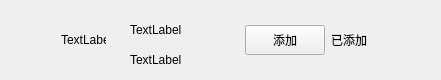
<?xml version="1.0" encoding="UTF-8"?>
<ui version="4.0">
 <class>ApplyFriendItem</class>
 <widget class="QWidget" name="ApplyFriendItem">
  <property name="geometry">
   <rect>
    <x>0</x>
    <y>0</y>
    <width>400</width>
    <height>80</height>
   </rect>
  </property>
  <property name="minimumSize">
   <size>
    <width>0</width>
    <height>80</height>
   </size>
  </property>
  <property name="maximumSize">
   <size>
    <width>16777215</width>
    <height>80</height>
   </size>
  </property>
  <property name="windowTitle">
   <string>Form</string>
  </property>
  <layout class="QHBoxLayout" name="horizontalLayout">
   <item>
    <spacer name="horizontalSpacer">
     <property name="orientation">
      <enum>Qt::Orientation::Horizontal</enum>
     </property>
     <property name="sizeType">
      <enum>QSizePolicy::Policy::Fixed</enum>
     </property>
     <property name="sizeHint" stdset="0">
      <size>
       <width>50</width>
       <height>20</height>
      </size>
     </property>
    </spacer>
   </item>
   <item>
    <widget class="QLabel" name="icon_lb">
     <property name="minimumSize">
      <size>
       <width>45</width>
       <height>45</height>
      </size>
     </property>
     <property name="maximumSize">
      <size>
       <width>45</width>
       <height>45</height>
      </size>
     </property>
     <property name="text">
      <string>TextLabel</string>
     </property>
    </widget>
   </item>
   <item>
    <widget class="QWidget" name="widget" native="true">
     <layout class="QHBoxLayout" name="horizontalLayout_2">
      <property name="topMargin">
       <number>2</number>
      </property>
      <property name="bottomMargin">
       <number>2</number>
      </property>
      <item>
       <widget class="QWidget" name="widget_2" native="true">
        <property name="minimumSize">
         <size>
          <width>0</width>
          <height>0</height>
         </size>
        </property>
        <property name="maximumSize">
         <size>
          <width>16777215</width>
          <height>16777215</height>
         </size>
        </property>
        <layout class="QVBoxLayout" name="verticalLayout">
         <property name="spacing">
          <number>10</number>
         </property>
         <property name="topMargin">
          <number>2</number>
         </property>
         <property name="bottomMargin">
          <number>2</number>
         </property>
         <item>
          <widget class="QLabel" name="user_name_lb">
           <property name="minimumSize">
            <size>
             <width>100</width>
             <height>30</height>
            </size>
           </property>
           <property name="maximumSize">
            <size>
             <width>200</width>
             <height>30</height>
            </size>
           </property>
           <property name="text">
            <string>TextLabel</string>
           </property>
          </widget>
         </item>
         <item>
          <widget class="QLabel" name="user_chat_lb">
           <property name="minimumSize">
            <size>
             <width>100</width>
             <height>30</height>
            </size>
           </property>
           <property name="maximumSize">
            <size>
             <width>500</width>
             <height>30</height>
            </size>
           </property>
           <property name="text">
            <string>TextLabel</string>
           </property>
          </widget>
         </item>
        </layout>
       </widget>
      </item>
      <item>
       <widget class="ClickedBtn" name="addBtn">
        <property name="minimumSize">
         <size>
          <width>80</width>
          <height>30</height>
         </size>
        </property>
        <property name="maximumSize">
         <size>
          <width>80</width>
          <height>30</height>
         </size>
        </property>
        <property name="text">
         <string>添加</string>
        </property>
       </widget>
      </item>
      <item>
       <widget class="QLabel" name="already_add_lb">
        <property name="minimumSize">
         <size>
          <width>40</width>
          <height>0</height>
         </size>
        </property>
        <property name="maximumSize">
         <size>
          <width>40</width>
          <height>16777215</height>
         </size>
        </property>
        <property name="text">
         <string>已添加</string>
        </property>
       </widget>
      </item>
      <item>
       <spacer name="horizontalSpacer_2">
        <property name="orientation">
         <enum>Qt::Orientation::Horizontal</enum>
        </property>
        <property name="sizeType">
         <enum>QSizePolicy::Policy::Fixed</enum>
        </property>
        <property name="sizeHint" stdset="0">
         <size>
          <width>50</width>
          <height>20</height>
         </size>
        </property>
       </spacer>
      </item>
     </layout>
    </widget>
   </item>
  </layout>
 </widget>
 <customwidgets>
  <customwidget>
   <class>ClickedBtn</class>
   <extends>QPushButton</extends>
   <header>clickedbtn.h</header>
  </customwidget>
 </customwidgets>
 <resources/>
 <connections/>
</ui>
